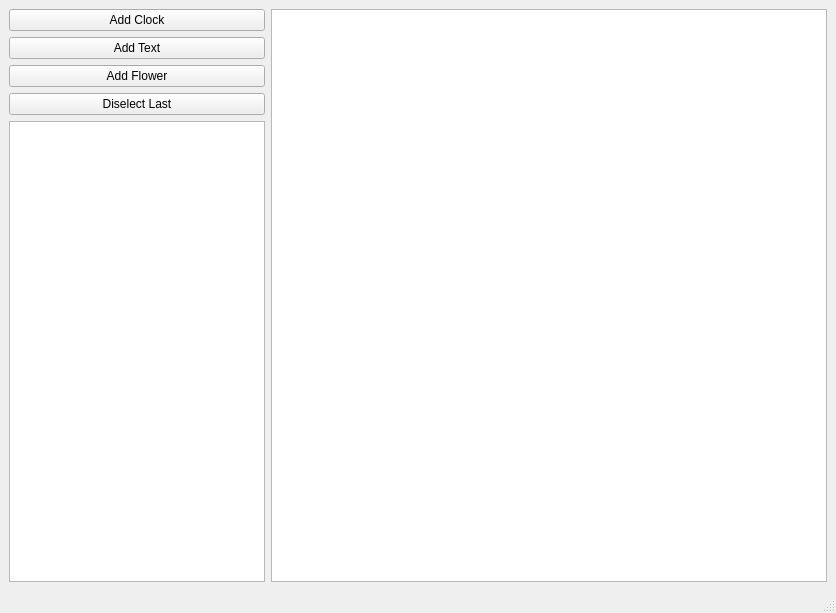
<?xml version="1.0" encoding="UTF-8"?>
<ui version="4.0">
 <class>MainWindow</class>
 <widget class="QMainWindow" name="MainWindow">
  <property name="geometry">
   <rect>
    <x>0</x>
    <y>0</y>
    <width>836</width>
    <height>613</height>
   </rect>
  </property>
  <property name="windowTitle">
   <string>MainWindow</string>
  </property>
  <widget class="QWidget" name="centralwidget">
   <layout class="QHBoxLayout" name="horizontalLayout">
    <item>
     <layout class="QVBoxLayout" name="verticalLayout">
      <property name="sizeConstraint">
       <enum>QLayout::SetMinimumSize</enum>
      </property>
      <item>
       <widget class="QPushButton" name="addClockButton">
        <property name="text">
         <string>Add Clock</string>
        </property>
       </widget>
      </item>
      <item>
       <widget class="QPushButton" name="addTextButton">
        <property name="text">
         <string>Add Text</string>
        </property>
       </widget>
      </item>
      <item>
       <widget class="QPushButton" name="addFlowerButton">
        <property name="text">
         <string>Add Flower</string>
        </property>
       </widget>
      </item>
      <item>
       <widget class="QPushButton" name="diselectButton">
        <property name="text">
         <string>Diselect Last</string>
        </property>
       </widget>
      </item>
      <item>
       <widget class="QListWidget" name="itemsList">
        <property name="sizePolicy">
         <sizepolicy hsizetype="Minimum" vsizetype="Expanding">
          <horstretch>0</horstretch>
          <verstretch>0</verstretch>
         </sizepolicy>
        </property>
       </widget>
      </item>
     </layout>
    </item>
    <item>
     <widget class="QGraphicsView" name="graphicsView">
      <property name="sizePolicy">
       <sizepolicy hsizetype="Expanding" vsizetype="Expanding">
        <horstretch>0</horstretch>
        <verstretch>0</verstretch>
       </sizepolicy>
      </property>
     </widget>
    </item>
   </layout>
  </widget>
  <widget class="QMenuBar" name="menubar">
   <property name="geometry">
    <rect>
     <x>0</x>
     <y>0</y>
     <width>836</width>
     <height>20</height>
    </rect>
   </property>
  </widget>
  <widget class="QStatusBar" name="statusbar"/>
 </widget>
 <resources/>
 <connections/>
</ui>
